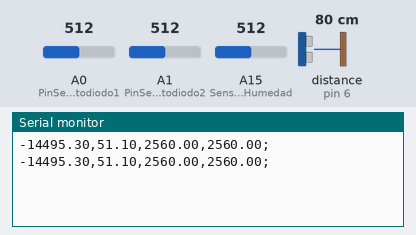
Bench run of a sketch on a simulated Arduino Mega 2560, built with avr-gcc and run on an emulated ATmega2560. Parts: the last lines printed to the serial monitor. Wiring (inferred from the names in the program): ultrasonic range finder: trigger pin 7; echo pin 6. Inputs (shaded band) come from the test bench; at power-on: distance to the obstacle (sensor on pin 6) 80 cm, A0 (PinSensorFotodiodo1) = 512, A1 (PinSensorFotodiodo2) = 512, A15 (SensorPinHumedad) = 512. The echo pulse lasts 58.3 µs per cm.

Above: at 10.8 s.
10.9 s: distance to the obstacle (sensor on pin 6) set to 2 cm
At 20.7 s:
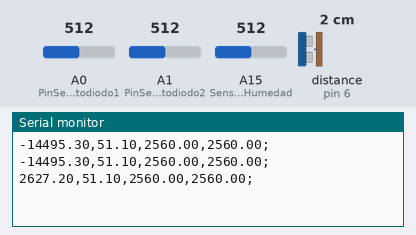
20.9 s: A0 (PinSensorFotodiodo1) set to 716
At 30.7 s:
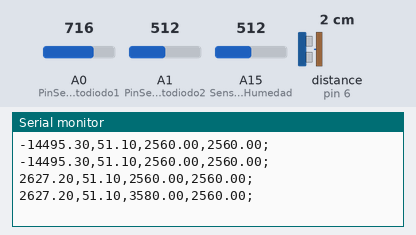
30.9 s: A1 (PinSensorFotodiodo2) set to 716
At 40.4 s:
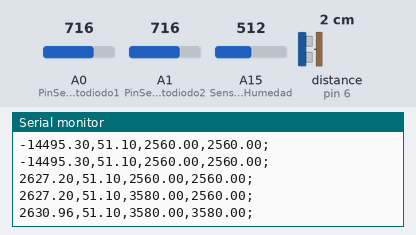
40.9 s: A15 (SensorPinHumedad) set to 716
At 50.5 s:
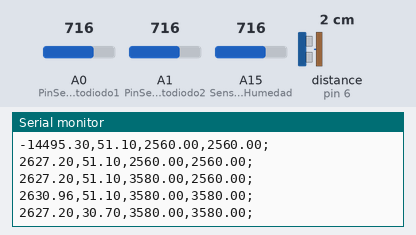
50.9 s: distance to the obstacle (sensor on pin 6) set to 4 cm
At 60.5 s:
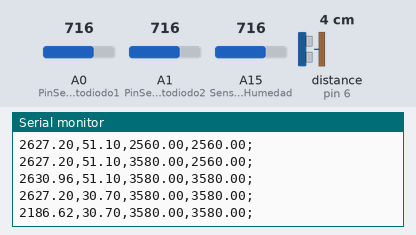
60.9 s: A0 (PinSensorFotodiodo1) set to 992
At 70.6 s:
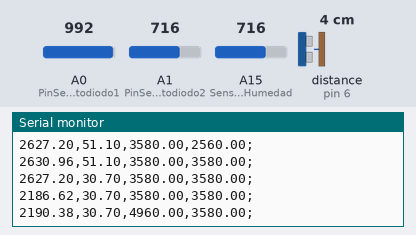
Timing chart, 0 to 71.9 s (numbered marks = the images above; inputs shaded):
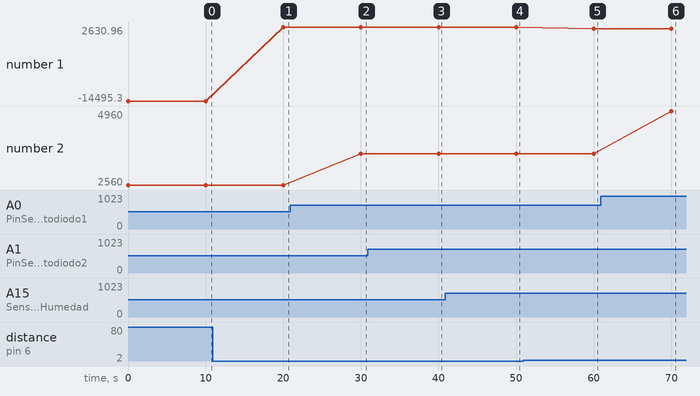

Measured:
- after the input at 10.9 s, the serial monitor: prints a new line after 9.1 s (image 1)
- after the input at 20.9 s, the serial monitor: prints a new line after 9.1 s (image 2)
- after the input at 30.9 s, the serial monitor: prints a new line after 9.1 s (image 3)
- after the input at 40.9 s, the serial monitor: prints a new line after 9.1 s (image 4)
- after the input at 50.9 s, the serial monitor: prints a new line after 9.1 s (image 5)
- after the input at 60.9 s, the serial monitor: prints a new line after 9.1 s (image 6)
- plotted number 1: -14495.3 → 2627.2 after the input at 10.9 s, 2627.2 → 2186.62 after the input at 50.9 s
- plotted number 2: 2560 → 3580 after the input at 20.9 s, 3580 → 4960 after the input at 60.9 s

The sketch:

PROYECTO1.1.ino
```cpp
//-----------------------RESPUESTA A MANDAR A LA API -------------------------
String data;
//----------------------------------------------------------------------------

//########################################################
//------------------------- pines-----------------------
// Configuramos los pines del sensor Trigger y Echo
const int PinTrig = 7;
const int PinEcho = 6;

// PIN SENSOR DE HUMEDAD EN EL SUELO
int SensorPinHumedad = A15;

// PIN FOTODIODOS
const int PinSensorFotodiodo1 = A0;
const int PinSensorFotodiodo2 = A1;

//########################################################
// ############## VARIABLES ##############################
// #######################################################

 //----- VARIABLE PARA SENSOR DE HUMEDAD EN LA TIERRA ----

float humedad;

//----------------------- VELOCIDAD ---------------------
// Constante velocidad sonido en cm/s
const float VelSon = 34000.0;


 // --------------- DISTANCIAS MEDIDAS -------------------
// Distancia a los 100 ml y vacío
const float distancia100 = 4.15;
const float distanciaVacio = 15.41;


//##########################################################################################

void setup()
{
  // Iniciamos el monitor serie para mostrar el resultado
  Serial.begin(9600);
  // Ponemos el pin Trig en modo salida
  pinMode(PinTrig, OUTPUT);
  // Ponemos el pin Echo en modo entrada
  pinMode(PinEcho, INPUT);

}

void loop()
{
 data = "";
 humedad = 0;


  iniciarTrigger();

  data.concat(getDistancia());
  data.concat(",");
  data.concat(getHumedad());
  data.concat(",");
  data.concat(getEstadoAguaVivienda());
  data.concat(",");
  data.concat(getEstadoAguaFiltrada());
  data.concat(";");


  //################# ENVIO DE DATA POR PUERTO SERIAL#####################################
  Serial.println(data);
  //######################################################################################
  delay(10000);
}


// #####################################################################################

// Método que inicia la secuencia del Trigger para comenzar a medir
void iniciarTrigger()
{
  // Ponemos el Triiger en estado bajo y esperamos 2 ms
  digitalWrite(PinTrig, LOW);
  delayMicroseconds(2);

  // Ponemos el pin Trigger a estado alto y esperamos 10 ms
  digitalWrite(PinTrig, HIGH);
  delayMicroseconds(10);

  // Comenzamos poniendo el pin Trigger en estado bajo
  digitalWrite(PinTrig, LOW);
}


// ####################################################################################
// SENSOR ULTRASONICO
float getDistancia (){


  // La función pulseIn obtiene el tiempo que tarda en cambiar entre estados, en este caso a HIGH
  unsigned long tiempo = pulseIn(PinEcho, HIGH);

  // Obtenemos la distancia en cm, hay que convertir el tiempo en segudos ya que está en microsegundos
  // por eso se multiplica por 0.000001
  float distancia = tiempo * 0.000001 * VelSon / 2.0;


  float distanciaLleno = distanciaVacio - distancia;
  float cantidadLiquido = distanciaLleno * 100 / distancia100;

  //return cantidadLiquido;// ml
  return 3000-(distancia*221.51);


  delay(500);
}

// #############################################################################

// SENSOR DE HUMEDAD EN TIERRA

 float getHumedad() {
  //obtenemos valor analogo del sensor de humedad
   float humedad = analogRead(SensorPinHumedad);
   float res = map(humedad,0,1023,1023,0);
   res = res/10;
   return res;
 }

//#############################################################################

// SENSOR DE AGUA SUCIA FOTODIODO 1

 float getEstadoAguaVivienda(){
  float lecturaFotodiodo1 = 0;
  lecturaFotodiodo1 = analogRead(PinSensorFotodiodo1);
  float res = (lecturaFotodiodo1*100)/20;
  return res;
 }

 //#############################################################################

// SENSOR DE SUCIEDAD EN AGUA LIMPIA FOTODIODO 2

 float getEstadoAguaFiltrada(){
  float lecturaFotodiodo2 = 0;
  lecturaFotodiodo2 = analogRead(PinSensorFotodiodo2);
  float res = (lecturaFotodiodo2*100)/20;
  return res;
 }
```
